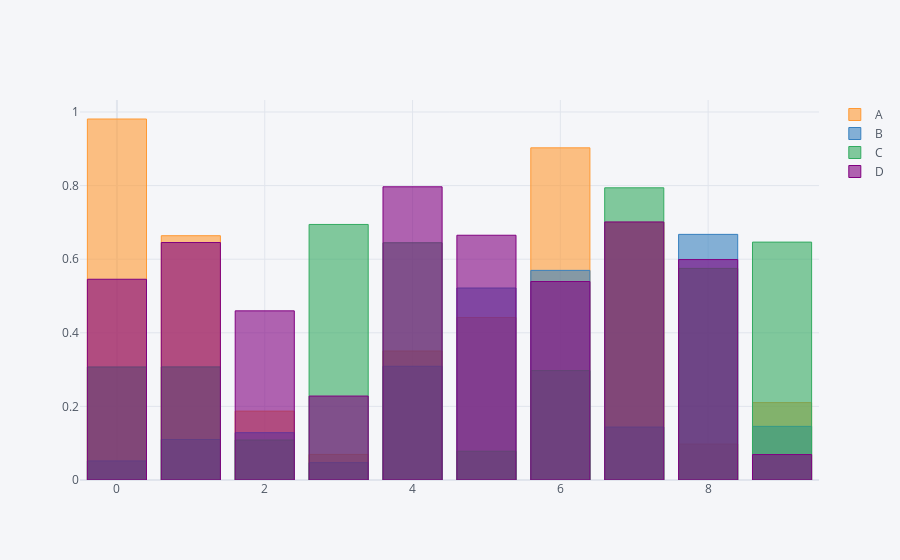

The notebook cell this image was saved under:
### Markdown cell above
## 1-4-3 bar chart , mode = overlay

### Code cell
df.iplot(kind='bar', barmode = "overlay")

### Figure 1 — Plotly figure (JSON) as saved in the notebook; plotly's stock layout.template omitted (floating-point values rounded to 4 significant figures)
{"data": [{"marker": {"color": "rgba(255, 153, 51, 0.6)", "line": {"color": "rgba(255, 153, 51, 1.0)", "width": 1}}, "name": "A", "orientation": "v", "text": "", "type": "bar", "x": [0, 1, 2, 3, 4, 5, 6, 7, 8, 9], "y": [0.981, 0.6638, 0.1871, 0.06945, 0.3505, 0.4416, 0.9026, 0.7005, 0.09772, 0.2103]}, {"marker": {"color": "rgba(55, 128, 191, 0.6)", "line": {"color": "rgba(55, 128, 191, 1.0)", "width": 1}}, "name": "B", "orientation": "v", "text": "", "type": "bar", "x": [0, 1, 2, 3, 4, 5, 6, 7, 8, 9], "y": [0.05183, 0.11, 0.1286, 0.04713, 0.309, 0.5217, 0.5696, 0.1439, 0.6674, 0.1457]}, {"marker": {"color": "rgba(50, 171, 96, 0.6)", "line": {"color": "rgba(50, 171, 96, 1.0)", "width": 1}}, "name": "C", "orientation": "v", "text": "", "type": "bar", "x": [0, 1, 2, 3, 4, 5, 6, 7, 8, 9], "y": [0.3071, 0.3074, 0.1086, 0.6944, 0.6446, 0.07817, 0.2973, 0.794, 0.575, 0.6464]}, {"marker": {"color": "rgba(128, 0, 128, 0.6)", "line": {"color": "rgba(128, 0, 128, 1.0)", "width": 1}}, "name": "D", "orientation": "v", "text": "", "type": "bar", "x": [0, 1, 2, 3, 4, 5, 6, 7, 8, 9], "y": [0.5455, 0.6453, 0.4596, 0.2281, 0.7968, 0.6651, 0.5393, 0.7012, 0.599, 0.06916]}], "layout": {"barmode": "overlay", "legend": {"bgcolor": "#F5F6F9", "font": {"color": "#4D5663"}}, "paper_bgcolor": "#F5F6F9", "plot_bgcolor": "#F5F6F9", "title": {"font": {"color": "#4D5663"}}, "xaxis": {"gridcolor": "#E1E5ED", "showgrid": true, "tickfont": {"color": "#4D5663"}, "title": {"font": {"color": "#4D5663"}, "text": ""}, "zerolinecolor": "#E1E5ED"}, "yaxis": {"gridcolor": "#E1E5ED", "showgrid": true, "tickfont": {"color": "#4D5663"}, "title": {"font": {"color": "#4D5663"}, "text": ""}, "zerolinecolor": "#E1E5ED"}}}
